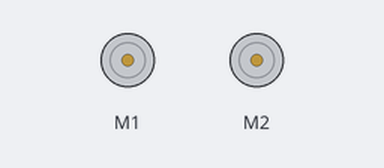
Recording of a sketch running on a simulated Arduino Uno, built with avr-gcc and run on an emulated ATmega328P. Parts: 2 × DC motor (green arrow = forward, orange = backward, longer = faster). What the sketch prints to the serial monitor is not drawn.

Above: at 0.1 s.
At 7.7 s:
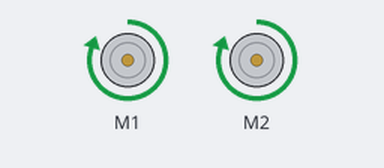
At 15.56 s:
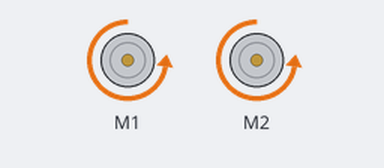
At 36.33 s:
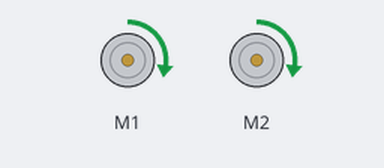
Timing chart, 0 to 40.0 s (numbered marks = the images above):
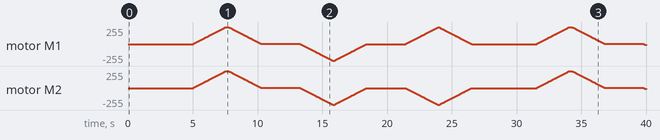

The sketch:

ada-motorshield.ino
```cpp
/* -*- c -*- */

// Adafruit Motor shield library
// copyright Adafruit Industries LLC, 2009
// this code is public domain, enjoy!

#include <AFMotor.h>

AF_DCMotor motor1(1);
AF_DCMotor motor2(2);

void setup() {
    Serial.begin(9600);           // set up Serial library at 9600 bps
    Serial.println("Motor test!");

    // turn on motors
    motor1.setSpeed(200);
    motor2.setSpeed(200);

    motor1.run(RELEASE);
    motor2.run(RELEASE);
}

#define FAST 255

void loop() {
    uint8_t i;

    delay(5000);

    // Go forward
    Serial.print("forward");
    motor1.run(FORWARD);
    motor2.run(FORWARD);
    for (i=0; i<FAST; i++) {
        motor1.setSpeed(i);
        motor2.setSpeed(i);
        delay(10);
    }
    delay(200);

    // Stop
    Serial.print("stopping");
    for (i=FAST; i!=0; i--) {
        motor1.setSpeed(i);
        motor2.setSpeed(i);
        delay(10);
    }
    delay(3000);

    // Go backward
    Serial.print("backward");
    motor1.run(BACKWARD);
    motor2.run(BACKWARD);
    for (i=0; i<FAST; i++) {
        motor1.setSpeed(i);
        motor2.setSpeed(i);
        delay(10);
    }

    // and stop
    Serial.print("stopping");
    for (i=FAST; i!=0; i--) {
        motor1.setSpeed(i);
        motor2.setSpeed(i);
        delay(10);
    }
    delay(3000);

    // Spin around
    Serial.print("spinning");
    motor1.run(FORWARD);
    motor2.run(BACKWARD);
    for (i=0; i<FAST; i++) {
        motor1.setSpeed(i);
        motor2.setSpeed(i);
        delay(10);
    }

    // and stop
    Serial.print("stopping");
    for (i=FAST; i!=0; i--) {
        motor1.setSpeed(i);
        motor2.setSpeed(i);
        delay(10);
    }

    Serial.print("tech");
    motor1.run(RELEASE);
    motor2.run(RELEASE);
}
```
